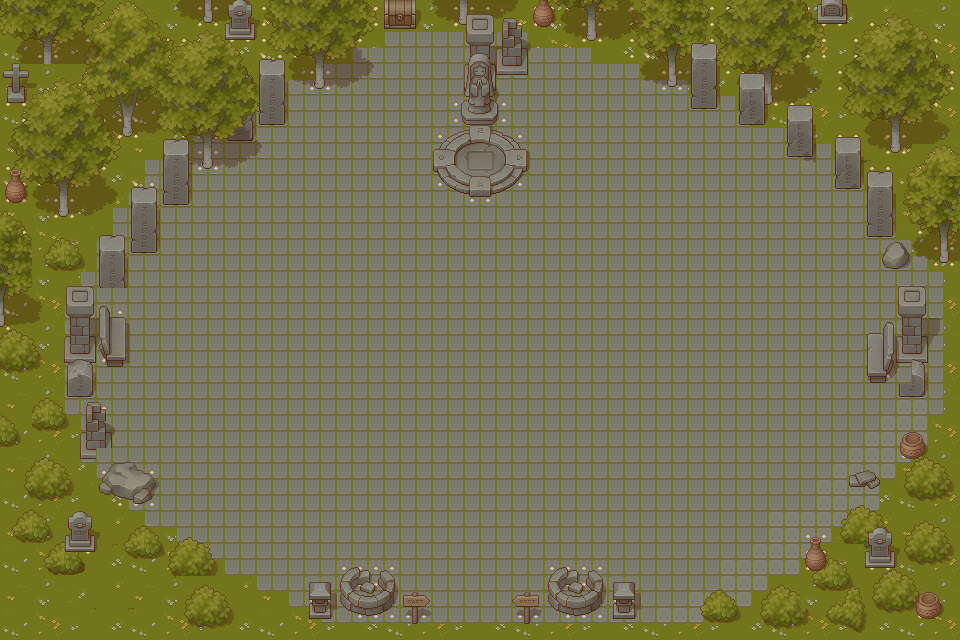

Rendered tile map (Tiled .tmx) drawn with the repository's tilesets; below, a short description and the map source with its tile grids summarised:
An orthogonal 60x40 tile map with 16x16 px tiles, 6 tile layers (Tile Layer 1, Colisiones, u, k, ...), 8 tilesets.

<map version="1.10" tiledversion="1.11.2" orientation="orthogonal" renderorder="right-down" width="60" height="40" tilewidth="16" tileheight="16" infinite="0" nextlayerid="7" nextobjectid="1">
 <tileset firstgid="1" source="../tilesets/Tileset/Grass16.tsx" />
 <tileset firstgid="78" source="../tilesets/Tileset/Tilled Dirt.tsx" />
 <tileset firstgid="142" source="../tilesets/Tileset/atlas_16x.tsx" />
 <tileset firstgid="910" source="../tilesets/Tileset/Interiors_free_16x16.tsx" />
 <tileset firstgid="2334" source="../tilesets/Tileset/spr_tileset_sunnysideworld_16px.tsx" />
 <tileset firstgid="6430" source="../tilesets/Tileset/TX Plant with Shadow.tsx" />
 <tileset firstgid="7454" source="../tilesets/Tileset/TX Props with Shadow.tsx" />
 <tileset firstgid="8478" source="../tilesets/Tileset/TX Tileset Grass.tsx" />
 <layer id="1" name="Tile Layer 1" width="60" height="40" locked="1">
  <data>[2400 cells, 2400 non-empty, 34 distinct tile ids]</data>
 </layer>
 <layer id="6" name="Colisiones" width="60" height="40" locked="1">
  <data>[2400 cells, 592 non-empty, 1 distinct tile ids]</data>
 </layer>
 <layer id="2" name="u" width="60" height="40" locked="1">
  <data>[2400 cells, 470 non-empty, 268 distinct tile ids]</data>
 </layer>
 <layer id="3" name="k" width="60" height="40" locked="1">
  <data>[2400 cells, 492 non-empty, 120 distinct tile ids]</data>
 </layer>
 <layer id="4" name="i" width="60" height="40" locked="1">
  <data>[2400 cells, 182 non-empty, 106 distinct tile ids]</data>
 </layer>
 <layer id="5" name="y" width="60" height="40" locked="1">
  <data>[2400 cells, 305 non-empty, 187 distinct tile ids]</data>
 </layer>
</map>
